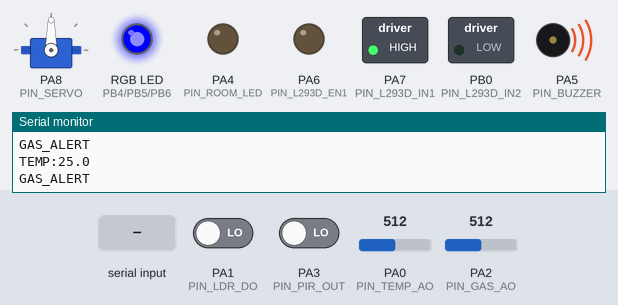
The sketch below on a simulated STM32 Blue Pill. Parts: servo, switched loads named in the sketch (green lamp = pin HIGH), an RGB LED mixed from three pins (HIGH = lit), output pins drawn as LEDs (lit = HIGH), buzzer (waves = sounding, pin HIGH), the last lines printed to the serial monitor. The test bench sets the inputs (shaded band); at power-on: PA0 (PIN_TEMP_AO) = 512, PA2 (PIN_GAS_AO) = 512, PA1 (PIN_LDR_DO) LOW, PA3 (PIN_PIR_OUT) LOW (analog values on the 0–1023 scale).

Above: at 8.4 s.
8.5 s: "CRY_DETECTED\n" received over Serial
At 8.65 s:
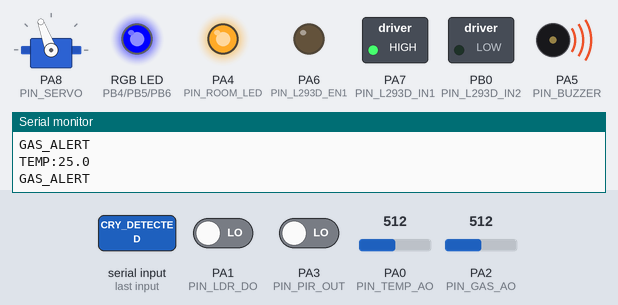
11.5 s: PA0 (PIN_TEMP_AO) set to 500
At 11.65 s:
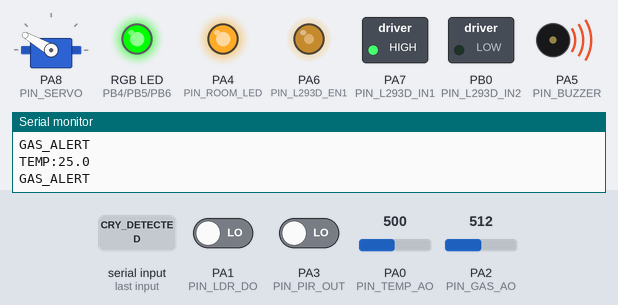
14.5 s: PA2 (PIN_GAS_AO) set to 258
17.5 s: PA2 (PIN_GAS_AO) set to 234
At 19.46 s:
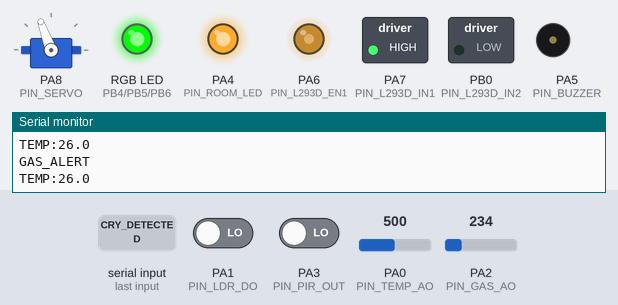
20.5 s: PA1 (PIN_LDR_DO) driven HIGH
At 20.66 s:
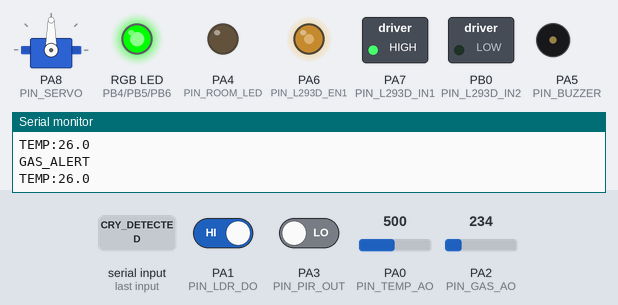
23.5 s: "BUZZER_ON\n" received over Serial
At 23.66 s:
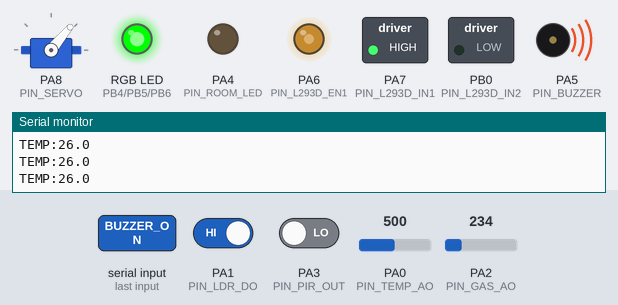
Timing chart, 0 to 27.5 s (numbered marks = the images above; inputs shaded):
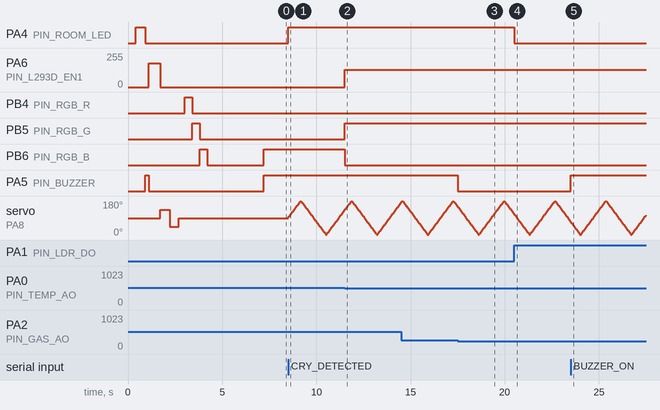

Measured:
- the behaviour switches between 512 and 511 on PA0 (PIN_TEMP_AO) (found by bisection; images 1 and 2)
- the behaviour switches between 251 and 250 on PA2 (PIN_GAS_AO) (found by bisection; images 2 and 3)
- after the input at 8.5 s, PA4 (PIN_ROOM_LED): LOW → HIGH at once
- after the input at 11.5 s, PA6 (PIN_L293D_EN1): 0/255 → 128/255 at once; PB5 (PIN_RGB_G): LOW → HIGH at once; PB6 (PIN_RGB_B): HIGH → LOW at once
- after the input at 17.5 s, PA5 (PIN_BUZZER): HIGH → LOW at once
- after the input at 20.5 s, PA4 (PIN_ROOM_LED): HIGH → LOW at once
- after the input at 23.5 s, PA5 (PIN_BUZZER): LOW → HIGH at once

The sketch:

new.ino
```cpp
#include <Servo.h>

#define PIN_TEMP_AO      PA0    // NTC Thermistor (Analog)
#define PIN_LDR_DO       PA1    // LDR Sensor (Digital)
#define PIN_GAS_AO       PA2    // MQ-5 Gas Sensor (Analog)
#define PIN_PIR_OUT      PA3    // HC-SR501 Motion (Digital)

#define PIN_ROOM_LED     PA4    // Room Illumination LED
#define PIN_BUZZER       PA5    // Safety & Warning Buzzer

#define PIN_L293D_EN1    PA6    // L293D Enable
#define PIN_L293D_IN1    PA7    // L293D Input 1
#define PIN_L293D_IN2    PB0    // L293D Input 2

#define PIN_SERVO   PA8         // TIM1 - Servo Signal

#define PIN_RGB_R        PB4    // RGB Module Red
#define PIN_RGB_G        PB5    // RGB Module Green
#define PIN_RGB_B        PB6    // RGB Module Blue

#define ADC_RESOLUTION     4095.0f
#define GAS_ALARM_LIMIT    1000

#define MAX_MOTION_EVENTS  10
unsigned long motionTimestamps[MAX_MOTION_EVENTS];
int           motionIndex     = 0;
bool          previousPirState = LOW;
unsigned long lastMotionTime  = 0;
bool          isBabyAwake     = false;

bool isCryDetected          = false;
bool isServoRocking         = false;
bool isBuzzerActiveFromLaptop = false;
bool isGasAlertActive       = false;

Servo         cribServo;
int           currentServoAngle  = 90;
int           servoDirection     = 1;
unsigned long lastServoMoveTime  = 0;
const int     SERVO_SWEEP_INTERVAL = 15;

void  runDiagnosticTest();
void  readSerialCommands();
void  processMotionDetection();
void  processRoomLighting();
void  processTemperatureAndCooling();
void  processGasSafetyAlert();
void  processServoRocking();
void  updateBuzzerState();
void  setRGBColor(uint8_t red, uint8_t green, uint8_t blue);
float readTemperatureCelsius();

void setup() {
  Serial.begin(115200);
  analogReadResolution(12);

  pinMode(PIN_LDR_DO,  INPUT);
  pinMode(PIN_PIR_OUT, INPUT);

  pinMode(PIN_ROOM_LED,  OUTPUT);
  pinMode(PIN_BUZZER,    OUTPUT);
  pinMode(PIN_L293D_EN1, OUTPUT);
  pinMode(PIN_L293D_IN1, OUTPUT);
  pinMode(PIN_L293D_IN2, OUTPUT);
  pinMode(PIN_RGB_R,     OUTPUT);
  pinMode(PIN_RGB_G,     OUTPUT);
  pinMode(PIN_RGB_B,     OUTPUT);

  digitalWrite(PIN_L293D_IN1, HIGH);
  digitalWrite(PIN_L293D_IN2, LOW);
  analogWrite(PIN_L293D_EN1, 0);

  cribServo.attach(PIN_SERVO);
  cribServo.write(90);

  for (int i = 0; i < MAX_MOTION_EVENTS; i++) {
    motionTimestamps[i] = 0;
  }

  runDiagnosticTest();
}


void loop() {
  readSerialCommands();
  processGasSafetyAlert();
  processMotionDetection();
  processRoomLighting();
  processTemperatureAndCooling();
  processServoRocking();
  updateBuzzerState();
}


void runDiagnosticTest() {
  Serial.println();
  Serial.println("  SMART NURSERY GUARDIAN - SELF TEST");
  Serial.println("=========================================");
  Serial.println("Testing all connections. Observe each connection");
  Serial.println("component as it is triggered");
  Serial.println("-----------------------------------------");

  int passCount = 0;
  int warnCount = 0;
  int failCount = 0;

  Serial.print("[SENSOR]  Thermistor  (PA0) ... ");
  int   tempRaw = analogRead(PIN_TEMP_AO);
  float tempC   = readTemperatureCelsius();

  if (tempRaw <= 10 || tempRaw >= 4085) {
    Serial.print("[WARN]  ADC stuck at extreme (");
    Serial.print(tempRaw);
    Serial.println("). Check thermistor wiring and 10k pull-up resistor.");
    warnCount++;
  } else if (tempC < -10.0f || tempC > 80.0f) {
    Serial.print("[FAIL]  Unrealistic temperature: ");
    Serial.print(tempC, 1);
    Serial.println(" C. Check Beta constant or wiring polarity.");
    failCount++;
  } else {
    Serial.print("[PASS]  ");
    Serial.print(tempC, 1);
    Serial.println(" C");
    passCount++;
  }
  delay(100);

  Serial.print("[SENSOR]  LDR         (PA1) ... ");
  int ldrState = digitalRead(PIN_LDR_DO);
  if (ldrState == HIGH) {
    Serial.println("[PASS]  DO = LOW  (Dark / below threshold)");
  } else {
    Serial.println("[PASS]  DO = HIGH (Bright / above threshold)");
  }
  passCount++;
  delay(100);

  Serial.print("[SENSOR]  Gas Sensor  (PA2) ... ");
  int gasRaw = analogRead(PIN_GAS_AO);

  if (gasRaw <= 10) {
    Serial.print("[WARN]  ADC near zero (");
    Serial.print(gasRaw);
    Serial.println("). Sensor may be unpowered or pin disconnected.");
    warnCount++;
  } else if (gasRaw >= GAS_ALARM_LIMIT) {
    Serial.print("[WARN]  Above alarm threshold (");
    Serial.print(gasRaw);
    Serial.println("). Ventilate area before normal operation.");
    warnCount++;
  } else {
    Serial.print("[PASS]  ADC = ");
    Serial.print(gasRaw);
    Serial.println(" (safe range)");
    passCount++;
  }
  delay(100);

  Serial.print("[SENSOR]  PIR Sensor  (PA3) ... ");
  int pirState = digitalRead(PIN_PIR_OUT);
  Serial.print("[PASS]  OUT = ");
  Serial.println(pirState == HIGH
    ? "HIGH (Motion detected)"
    : "LOW  (No motion — expected at boot)");
  passCount++;
  delay(100);

  Serial.println("-----------------------------------------");

  Serial.print("[ACTUATOR] Room LED    (PA4) ... ");
  digitalWrite(PIN_ROOM_LED, HIGH);
  delay(500);
  digitalWrite(PIN_ROOM_LED, LOW);
  Serial.println("[CHECK] LED should have lit for 0.5 s.");

  Serial.print("[ACTUATOR] Buzzer      (PA5) ... ");
  digitalWrite(PIN_BUZZER, HIGH);
  delay(200);
  digitalWrite(PIN_BUZZER, LOW);
  Serial.println("[CHECK] You should have heard a 0.2 s beep.");

  Serial.print("[ACTUATOR] Fan/L293D   (PA6) ... ");
  digitalWrite(PIN_L293D_IN1, HIGH);
  digitalWrite(PIN_L293D_IN2, LOW);
  analogWrite(PIN_L293D_EN1, 180);
  delay(600);
  analogWrite(PIN_L293D_EN1, 0);
  Serial.println("[CHECK] Fan should have spun for 0.6 s.");

  Serial.print("[ACTUATOR] Servo       (PB1) ... ");
  cribServo.write(135); delay(500);
  cribServo.write(45);  delay(500);
  cribServo.write(90);  delay(300);
  Serial.println("[CHECK] Servo should have swept right > left > center.");

  Serial.print("[ACTUATOR] RGB LED  (PB4-6) ... ");
  setRGBColor(255, 0,   0);   delay(400);
  setRGBColor(0,   255, 0);   delay(400);
  setRGBColor(0,   0,   255); delay(400);
  setRGBColor(0,   0,   0);
  Serial.println("[CHECK] RGB should have flashed Red > Green > Blue.");

  Serial.println("-----------------------------------------");
  Serial.println("  DIAGNOSTIC SUMMARY");
  Serial.print("  Sensors:   ");
  Serial.print(passCount); Serial.print(" PASS | ");
  Serial.print(warnCount); Serial.print(" WARN | ");
  Serial.print(failCount); Serial.println(" FAIL");
  Serial.println("  Actuators: Verify visually/audibly above.");
  Serial.println();

  if (failCount > 0) {
    Serial.println("  !! FAIL detected. Fix wiring before use.");
  } else if (warnCount > 0) {
    Serial.println("  ** WARNings present. Review flagged sensors.");
  } else {
    Serial.println("  All sensor checks PASSED.");
  }

  Serial.println("  Starting main loop in 3 seconds...");
  Serial.println("=========================================");
  delay(3000);
}


void readSerialCommands() {
  while (Serial.available() > 0) {
    String command = Serial.readStringUntil('\n');
    command.trim();
    if (command == "CRY_DETECTED") {
      isCryDetected  = true;
      isServoRocking = true;
    }
    else if (command == "CRY_ENDED") {
      isCryDetected  = false;
      isServoRocking = false;
    }
    else if (command == "SERVO_START") {
      isServoRocking = true;
    }
    else if (command == "SERVO_STOP") {
      isServoRocking = false;
    }
    else if (command == "BUZZER_ON") {
      isBuzzerActiveFromLaptop = true;
    }
    else if (command == "BUZZER_OFF") {
      isBuzzerActiveFromLaptop = false;
    }
  }
}


void processMotionDetection() {
  bool currentPirState = digitalRead(PIN_PIR_OUT);
  unsigned long now = millis();
  if (currentPirState == HIGH && previousPirState == LOW && (now - lastMotionTime > 200)) {
    motionTimestamps[motionIndex] = now;
    motionIndex = (motionIndex + 1) % MAX_MOTION_EVENTS;
    lastMotionTime  = now;
    previousPirState = HIGH;
  } else if (currentPirState == LOW) {
    previousPirState = LOW;
  }

  int validMotionCount = 0;
  for (int i = 0; i < MAX_MOTION_EVENTS; i++) {
    if (motionTimestamps[i] > 0 && (now - motionTimestamps[i] <= 8000)) {
      validMotionCount++;
    }
  }

  bool newlyAwake = (validMotionCount >= 4);
  if (newlyAwake && !isBabyAwake) {
    isBabyAwake = true;
    Serial.println("BABY_AWAKE");
  } else if (!newlyAwake && isBabyAwake) {
    isBabyAwake = false;
    Serial.println("BABY_ASLEEP");
  }
}


void processRoomLighting() {
  bool isDark = (digitalRead(PIN_LDR_DO) == LOW);
  if (isDark && (isBabyAwake || isCryDetected)) {
    digitalWrite(PIN_ROOM_LED, HIGH);
  } else {
    digitalWrite(PIN_ROOM_LED, LOW);
  }
}


void processTemperatureAndCooling() {
  static unsigned long lastThermalReportTime = 0;
  float tempC = readTemperatureCelsius();

  if (tempC < 25.0f) {
    setRGBColor(0, 0, 255);
    analogWrite(PIN_L293D_EN1, 0);
  } else if (tempC <= 30.0f) {
    setRGBColor(0, 255, 0);
    analogWrite(PIN_L293D_EN1, 128);
  } else {
    setRGBColor(255, 0, 0);
    analogWrite(PIN_L293D_EN1, 255);
  }

  if (millis() - lastThermalReportTime > 2000) {
    lastThermalReportTime = millis();
    Serial.print("TEMP:");
    Serial.println(tempC, 1);
  }
}


void processGasSafetyAlert() {
  static unsigned long lastGasAlertTime = 0;
  int gasAdcValue = analogRead(PIN_GAS_AO);

  if (gasAdcValue > GAS_ALARM_LIMIT) {
    isGasAlertActive = true;
    if (millis() - lastGasAlertTime > 1000) {
      lastGasAlertTime = millis();
      Serial.println("GAS_ALERT");
    }
  } else {
    isGasAlertActive = false;
  }
}


void processServoRocking() {
  if (!isServoRocking) {
    cribServo.write(90);
    return;
  }

  unsigned long now = millis();
  if (now - lastServoMoveTime >= SERVO_SWEEP_INTERVAL) {
    lastServoMoveTime    = now;
    currentServoAngle   += servoDirection * 2;

    if (currentServoAngle >= 180) {
      currentServoAngle = 180;
      servoDirection    = -1;
    } else if (currentServoAngle <= 0) {
      currentServoAngle = 0;
      servoDirection    = 1;
    }
    cribServo.write(currentServoAngle);
  }
}


void updateBuzzerState() {
  if (isGasAlertActive) {
    digitalWrite(PIN_BUZZER, HIGH);
  } else if (isBuzzerActiveFromLaptop) {
    digitalWrite(PIN_BUZZER, HIGH);
  } else {
    digitalWrite(PIN_BUZZER, LOW);
  }
}


void setRGBColor(uint8_t red, uint8_t green, uint8_t blue) {
  analogWrite(PIN_RGB_R, red);
  analogWrite(PIN_RGB_G, green);
  analogWrite(PIN_RGB_B, blue);
}

float readTemperatureCelsius() {
  int rawAdc = analogRead(PIN_TEMP_AO);
  if (rawAdc == 0) return 0.0f;

  float vOut  = rawAdc * (3.3f / ADC_RESOLUTION);
  float rNTC  = (10000.0f * vOut) / (3.3f - vOut);

  const float Beta = 3950.0f;
  const float T0   = 298.15f;
  const float R0   = 10000.0f;

  float steinhart = log(rNTC / R0);
  steinhart /= Beta;
  steinhart += 1.0f / T0;
  steinhart  = 1.0f / steinhart;
  steinhart -= 273.15f;

  return steinhart;
}
```
